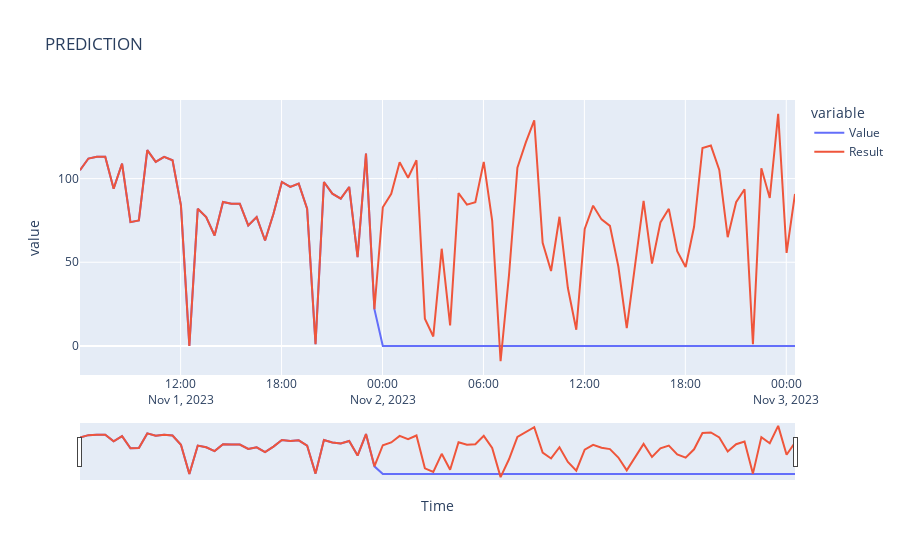

The cell this chart's notebook holds for it:
### Code cell
import plotly.express as px
time_valid = np.array(time_valid)
x_valid = np.array(x_valid)
    # creating a dataframe
df = pd.DataFrame({"Time": time_valid, "Value": x_valid, "Result": results})
    # plotting the dataframe
fig = px.line(df, x="Time", y=["Value", "Result"], title="PREDICTION")
fig.update_xaxes(rangeslider_visible=True)
